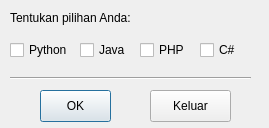
<?xml version="1.0" encoding="UTF-8"?>
<ui version="4.0">
 <class>Dialog</class>
 <widget class="QDialog" name="Dialog">
  <property name="geometry">
   <rect>
    <x>0</x>
    <y>0</y>
    <width>269</width>
    <height>128</height>
   </rect>
  </property>
  <property name="windowTitle">
   <string>Demo QCheckBox</string>
  </property>
  <widget class="QLabel" name="label">
   <property name="geometry">
    <rect>
     <x>10</x>
     <y>10</y>
     <width>161</width>
     <height>16</height>
    </rect>
   </property>
   <property name="text">
    <string>Tentukan pilihan Anda:</string>
   </property>
  </widget>
  <widget class="QCheckBox" name="cbPython">
   <property name="geometry">
    <rect>
     <x>10</x>
     <y>40</y>
     <width>71</width>
     <height>20</height>
    </rect>
   </property>
   <property name="text">
    <string>Python</string>
   </property>
  </widget>
  <widget class="QCheckBox" name="cbJava">
   <property name="geometry">
    <rect>
     <x>80</x>
     <y>40</y>
     <width>61</width>
     <height>20</height>
    </rect>
   </property>
   <property name="text">
    <string>Java</string>
   </property>
  </widget>
  <widget class="QCheckBox" name="cbPHP">
   <property name="geometry">
    <rect>
     <x>140</x>
     <y>40</y>
     <width>51</width>
     <height>20</height>
    </rect>
   </property>
   <property name="text">
    <string>PHP</string>
   </property>
  </widget>
  <widget class="QCheckBox" name="cbCsharp">
   <property name="geometry">
    <rect>
     <x>200</x>
     <y>40</y>
     <width>61</width>
     <height>20</height>
    </rect>
   </property>
   <property name="text">
    <string>C#</string>
   </property>
  </widget>
  <widget class="Line" name="line">
   <property name="geometry">
    <rect>
     <x>10</x>
     <y>70</y>
     <width>241</width>
     <height>16</height>
    </rect>
   </property>
   <property name="orientation">
    <enum>Qt::Horizontal</enum>
   </property>
  </widget>
  <widget class="QPushButton" name="btnOK">
   <property name="geometry">
    <rect>
     <x>40</x>
     <y>90</y>
     <width>71</width>
     <height>32</height>
    </rect>
   </property>
   <property name="text">
    <string>OK</string>
   </property>
  </widget>
  <widget class="QPushButton" name="btnKeluar">
   <property name="geometry">
    <rect>
     <x>150</x>
     <y>90</y>
     <width>81</width>
     <height>32</height>
    </rect>
   </property>
   <property name="text">
    <string>Keluar</string>
   </property>
  </widget>
 </widget>
 <resources/>
 <connections/>
</ui>
